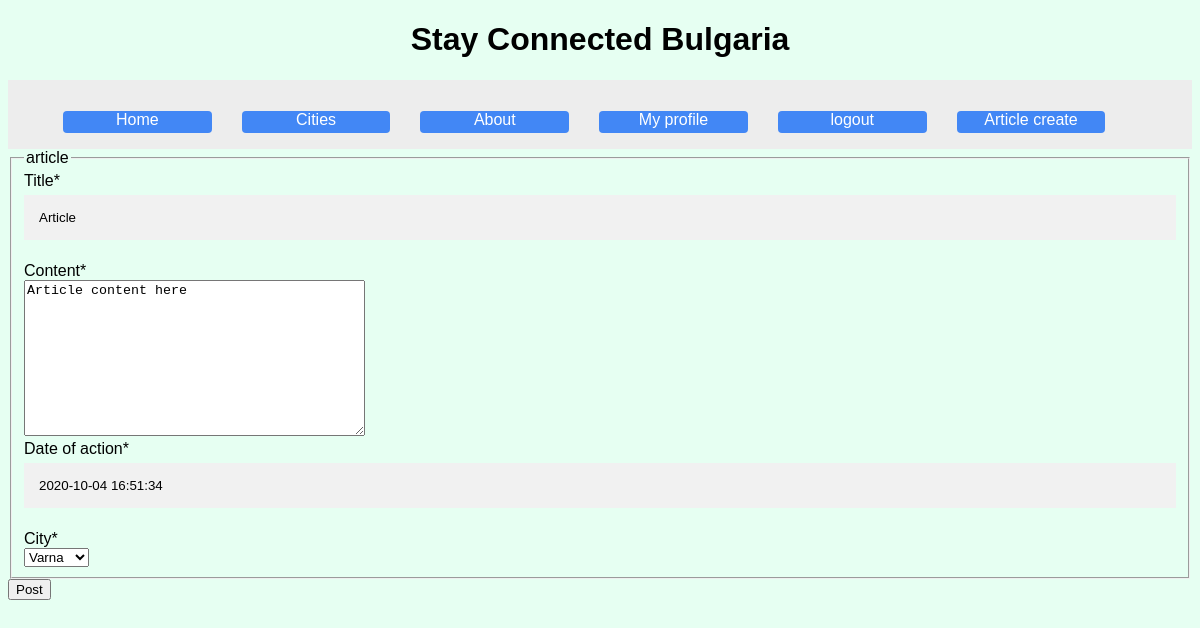
Screenshot of /articles/update/8/ (signed in) with the database file from the repository.
### articles/models.py (models this page shows, shortened)
class Article(models.Model):
    title = models.CharField(max_length=100)
    content = models.TextField()
    date_posted = models.DateTimeField(default=timezone.now)
    date_of_action = models.DateTimeField(default=timezone.now)
    cities = [
    ('SOFIA', 'Sofia'),
    ('BURGAS', 'Burgas'),
    ('PLOVDIV', 'Plovdiv'),
    ('VARNA', 'Varna'),
    ('RUSE', 'Ruse'),
    ]
    city = models.CharField(
        max_length=10,
        choices=cities,
        default='SOFIA',
    )
    author = models.ForeignKey(User, on_delete=models.CASCADE)

### articles/views.py (the view, shortened to what this page needs)
# urls.py: path('update/<int:pk>/', views.ArticleUpdateView.as_view(), name='article-update'),
class ArticleUpdateView(LoginRequiredMixin, UserPassesTestMixin, UpdateView ):
    model=Article
    template_name="articles/article_form.html"
    fields = ['title','content','date_of_action','city']
    def test_func(self):
        article = self.get_object()
        if self.request.user == article.author:
            return True
        return False

### articles/templates/articles/article_form.html (shortened to what this page needs)
{% extends "pages/base.html" %}
{% load crispy_forms_tags %}
{% block content %}
    <div class="content-section">
        <form method="POST">
            <fieldset class="form-group">
                <legend class="border-bottom mb-4">article</legend>
                {{ form|crispy }}
            </fieldset>
            <div class="form-group">
                <button class="btn btn-outline-info" type="submit">Post</button>
            </div>
        </form>
    </div>
{% endblock content %}

### pages/static/pages/main.css (style rules this page uses)
body { font-family: Arial, Helvetica, sans-serif; background-color: #e6fff2; }
* { box-sizing: border-box; }
input[type=text], input[type=password] { width: 100%; padding: 15px; margin: 5px 0 22px 0; display: inline-block; border: none; background: #f1f1f1; }

### rows the page displays
Article: title "Article", content "Article content here", date_of_action "2020-10-04 16:51:34", city "Varna"
